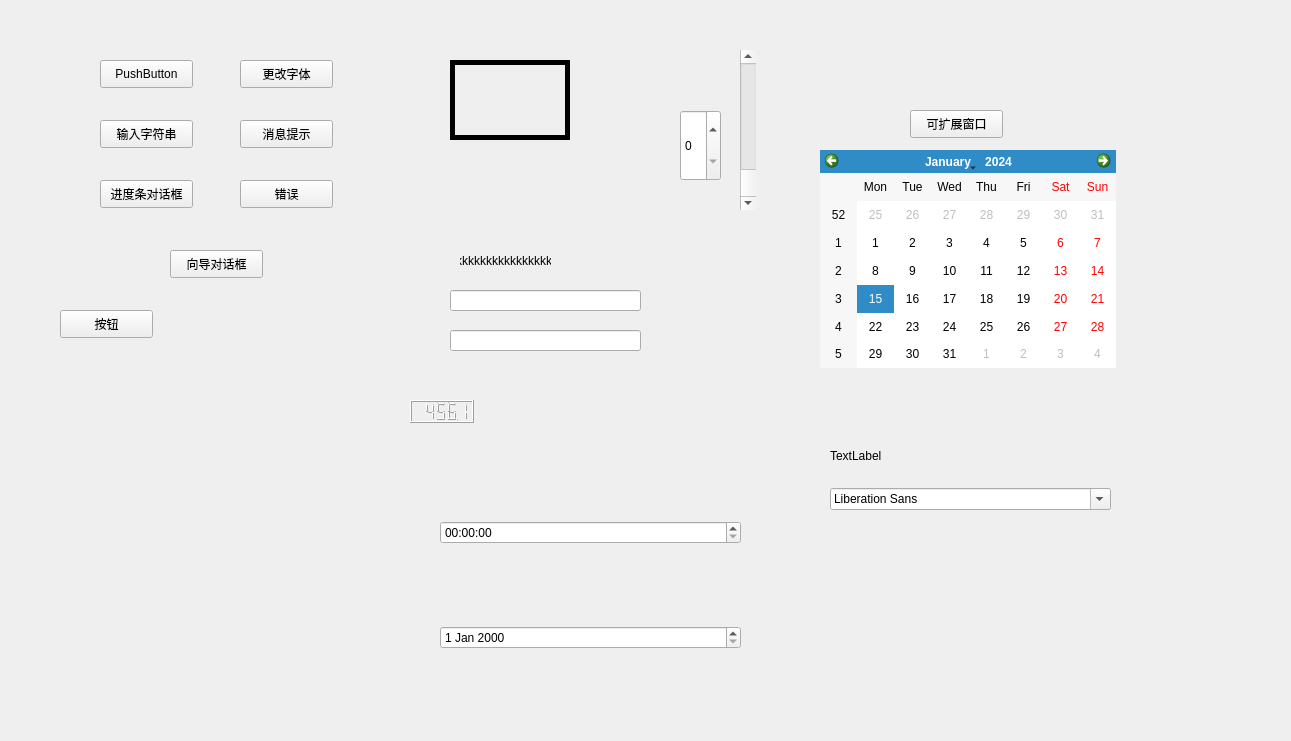
<?xml version="1.0" encoding="UTF-8"?>
<ui version="4.0">
 <class>Widget</class>
 <widget class="QWidget" name="Widget">
  <property name="geometry">
   <rect>
    <x>0</x>
    <y>0</y>
    <width>1291</width>
    <height>741</height>
   </rect>
  </property>
  <property name="windowTitle">
   <string>Widget</string>
  </property>
  <widget class="QPushButton" name="ColorButton">
   <property name="geometry">
    <rect>
     <x>100</x>
     <y>60</y>
     <width>93</width>
     <height>28</height>
    </rect>
   </property>
   <property name="text">
    <string>PushButton</string>
   </property>
  </widget>
  <widget class="QPushButton" name="pushButton">
   <property name="geometry">
    <rect>
     <x>240</x>
     <y>60</y>
     <width>93</width>
     <height>28</height>
    </rect>
   </property>
   <property name="text">
    <string>更改字体</string>
   </property>
  </widget>
  <widget class="QPushButton" name="StringButton">
   <property name="geometry">
    <rect>
     <x>100</x>
     <y>120</y>
     <width>93</width>
     <height>28</height>
    </rect>
   </property>
   <property name="text">
    <string>输入字符串</string>
   </property>
  </widget>
  <widget class="QPushButton" name="Message">
   <property name="geometry">
    <rect>
     <x>240</x>
     <y>120</y>
     <width>93</width>
     <height>28</height>
    </rect>
   </property>
   <property name="text">
    <string>消息提示</string>
   </property>
  </widget>
  <widget class="QPushButton" name="ProcessButton">
   <property name="geometry">
    <rect>
     <x>100</x>
     <y>180</y>
     <width>93</width>
     <height>28</height>
    </rect>
   </property>
   <property name="text">
    <string>进度条对话框</string>
   </property>
  </widget>
  <widget class="QPushButton" name="errorButton">
   <property name="geometry">
    <rect>
     <x>240</x>
     <y>180</y>
     <width>93</width>
     <height>28</height>
    </rect>
   </property>
   <property name="text">
    <string>错误</string>
   </property>
  </widget>
  <widget class="QPushButton" name="WizardButton">
   <property name="geometry">
    <rect>
     <x>170</x>
     <y>250</y>
     <width>93</width>
     <height>28</height>
    </rect>
   </property>
   <property name="text">
    <string>向导对话框</string>
   </property>
  </widget>
  <widget class="QFrame" name="frame">
   <property name="geometry">
    <rect>
     <x>450</x>
     <y>60</y>
     <width>120</width>
     <height>80</height>
    </rect>
   </property>
   <property name="frameShape">
    <enum>QFrame::Box</enum>
   </property>
   <property name="frameShadow">
    <enum>QFrame::Plain</enum>
   </property>
   <property name="lineWidth">
    <number>5</number>
   </property>
   <property name="midLineWidth">
    <number>10</number>
   </property>
  </widget>
  <widget class="QLabel" name="label">
   <property name="geometry">
    <rect>
     <x>460</x>
     <y>250</y>
     <width>91</width>
     <height>21</height>
    </rect>
   </property>
   <property name="text">
    <string>kkkkkkkkkkkkkkkkkkkkkkkkkkllllllllll</string>
   </property>
   <property name="alignment">
    <set>Qt::AlignCenter</set>
   </property>
   <property name="wordWrap">
    <bool>true</bool>
   </property>
  </widget>
  <widget class="QLabel" name="label_2">
   <property name="geometry">
    <rect>
     <x>180</x>
     <y>390</y>
     <width>151</width>
     <height>151</height>
    </rect>
   </property>
   <property name="text">
    <string/>
   </property>
   <property name="pixmap">
    <pixmap>C:/Users/51341/Pictures/1491-2020-08-28021821-1598595501727.jpg</pixmap>
   </property>
   <property name="scaledContents">
    <bool>true</bool>
   </property>
  </widget>
  <widget class="QLCDNumber" name="lcdNumber">
   <property name="geometry">
    <rect>
     <x>410</x>
     <y>400</y>
     <width>64</width>
     <height>23</height>
    </rect>
   </property>
   <property name="smallDecimalPoint">
    <bool>true</bool>
   </property>
   <property name="value" stdset="0">
    <double>456.120000000000005</double>
   </property>
  </widget>
  <widget class="QPushButton" name="pushButton_2">
   <property name="geometry">
    <rect>
     <x>60</x>
     <y>310</y>
     <width>93</width>
     <height>28</height>
    </rect>
   </property>
   <property name="text">
    <string>按钮</string>
   </property>
  </widget>
  <widget class="QLineEdit" name="lineEdit">
   <property name="geometry">
    <rect>
     <x>450</x>
     <y>330</y>
     <width>191</width>
     <height>21</height>
    </rect>
   </property>
   <property name="text">
    <string/>
   </property>
   <property name="echoMode">
    <enum>QLineEdit::PasswordEchoOnEdit</enum>
   </property>
  </widget>
  <widget class="QLineEdit" name="lineEdit_2">
   <property name="geometry">
    <rect>
     <x>450</x>
     <y>290</y>
     <width>191</width>
     <height>21</height>
    </rect>
   </property>
   <property name="echoMode">
    <enum>QLineEdit::Normal</enum>
   </property>
  </widget>
  <widget class="QScrollBar" name="verticalScrollBar">
   <property name="geometry">
    <rect>
     <x>740</x>
     <y>50</y>
     <width>16</width>
     <height>160</height>
    </rect>
   </property>
   <property name="maximum">
    <number>200</number>
   </property>
   <property name="singleStep">
    <number>1</number>
   </property>
   <property name="pageStep">
    <number>1</number>
   </property>
   <property name="orientation">
    <enum>Qt::Vertical</enum>
   </property>
   <property name="invertedAppearance">
    <bool>true</bool>
   </property>
  </widget>
  <widget class="QSpinBox" name="spinBox">
   <property name="geometry">
    <rect>
     <x>680</x>
     <y>110</y>
     <width>41</width>
     <height>71</height>
    </rect>
   </property>
   <property name="maximum">
    <number>200</number>
   </property>
  </widget>
  <widget class="QWidget" name="verticalLayoutWidget">
   <property name="geometry">
    <rect>
     <x>830</x>
     <y>430</y>
     <width>281</width>
     <height>80</height>
    </rect>
   </property>
   <layout class="QVBoxLayout" name="verticalLayout">
    <item>
     <widget class="QLabel" name="label_3">
      <property name="text">
       <string>TextLabel</string>
      </property>
     </widget>
    </item>
    <item>
     <widget class="QFontComboBox" name="fontComboBox"/>
    </item>
   </layout>
  </widget>
  <widget class="QWidget" name="verticalLayoutWidget_2">
   <property name="geometry">
    <rect>
     <x>440</x>
     <y>450</y>
     <width>301</width>
     <height>261</height>
    </rect>
   </property>
   <layout class="QVBoxLayout" name="verticalLayout_2">
    <property name="spacing">
     <number>20</number>
    </property>
    <item>
     <layout class="QVBoxLayout" name="verticalLayout_3">
      <property name="topMargin">
       <number>9</number>
      </property>
     </layout>
    </item>
    <item>
     <widget class="QTimeEdit" name="timeEdit">
      <property name="wrapping">
       <bool>false</bool>
      </property>
      <property name="calendarPopup">
       <bool>true</bool>
      </property>
     </widget>
    </item>
    <item>
     <widget class="QDateEdit" name="dateEdit"/>
    </item>
    <item>
     <layout class="QVBoxLayout" name="verticalLayout_4"/>
    </item>
   </layout>
  </widget>
  <widget class="QPushButton" name="pushButton_3">
   <property name="geometry">
    <rect>
     <x>910</x>
     <y>110</y>
     <width>93</width>
     <height>28</height>
    </rect>
   </property>
   <property name="text">
    <string>可扩展窗口</string>
   </property>
  </widget>
  <widget class="QCalendarWidget" name="calendarWidget">
   <property name="geometry">
    <rect>
     <x>820</x>
     <y>150</y>
     <width>296</width>
     <height>218</height>
    </rect>
   </property>
  </widget>
 </widget>
 <resources/>
 <connections>
  <connection>
   <sender>pushButton</sender>
   <signal>pressed()</signal>
   <receiver>Widget</receiver>
   <slot>show()</slot>
   <hints>
    <hint type="sourcelabel">
     <x>270</x>
     <y>65</y>
    </hint>
    <hint type="destinationlabel">
     <x>302</x>
     <y>45</y>
    </hint>
   </hints>
  </connection>
 </connections>
</ui>
